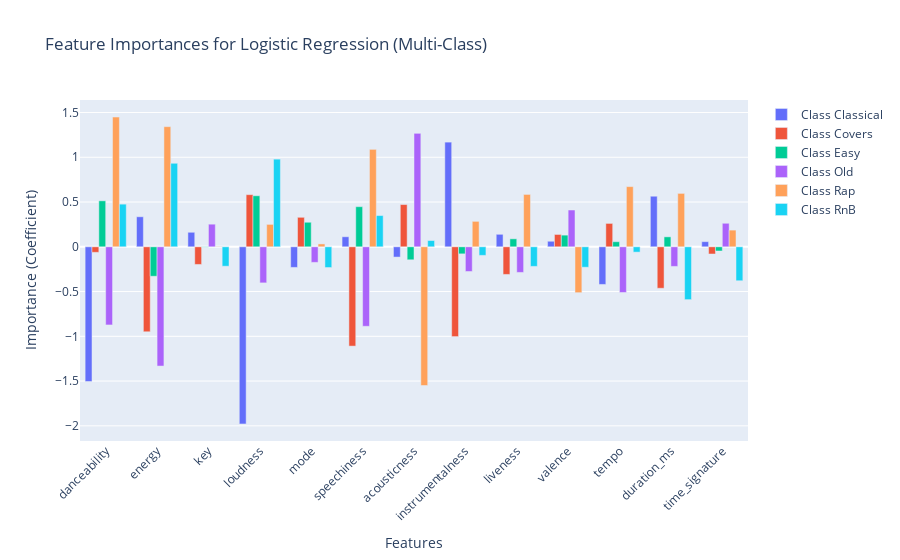

Notebook code for this chart:
### Code cell
# Extract the feature importances (coefficients)
coef = lr_model.coef_
classes = lr_model.classes_
# Plot the feature importances for each class using Plotly

fig = go.Figure()

for i in range(len(classes)):
    fig.add_trace(go.Bar(
        x=features,
        y=coef[i],
        name=f'Class {classes[i]}',
        # marker_color=go.colors.DEFAULT_PALLETE[i]
    ))

fig.update_layout(
    title='Feature Importances for Logistic Regression (Multi-Class)',
    xaxis_title='Features',
    yaxis_title='Importance (Coefficient)',
    barmode='group',
    xaxis_tickangle=-45
)

fig.show()

### Figure 1 — Plotly figure (JSON) as saved in the notebook; plotly's stock layout.template omitted (floating-point values rounded to 4 significant figures)
{"data": [{"name": "Class Classical", "type": "bar", "x": ["danceability", "energy", "key", "loudness", "mode", "speechiness", "acousticness", "instrumentalness", "liveness", "valence", "tempo", "duration_ms", "time_signature"], "y": [-1.505, 0.3356, 0.1621, -1.979, -0.2303, 0.1121, -0.1147, 1.169, 0.1396, 0.06198, -0.4207, 0.5649, 0.05729]}, {"name": "Class Covers", "type": "bar", "x": ["danceability", "energy", "key", "loudness", "mode", "speechiness", "acousticness", "instrumentalness", "liveness", "valence", "tempo", "duration_ms", "time_signature"], "y": [-0.06177, -0.9494, -0.1972, 0.5824, 0.3296, -1.109, 0.4718, -1.003, -0.3086, 0.1378, 0.2612, -0.4632, -0.08035]}, {"name": "Class Easy", "type": "bar", "x": ["danceability", "energy", "key", "loudness", "mode", "speechiness", "acousticness", "instrumentalness", "liveness", "valence", "tempo", "duration_ms", "time_signature"], "y": [0.5137, -0.329, -0.004307, 0.5701, 0.2742, 0.448, -0.1453, -0.07896, 0.08916, 0.1302, 0.05686, 0.1112, -0.047]}, {"name": "Class Old", "type": "bar", "x": ["danceability", "energy", "key", "loudness", "mode", "speechiness", "acousticness", "instrumentalness", "liveness", "valence", "tempo", "duration_ms", "time_signature"], "y": [-0.8731, -1.332, 0.2527, -0.4031, -0.1739, -0.8881, 1.268, -0.2757, -0.2863, 0.411, -0.5101, -0.2191, 0.2627]}, {"name": "Class Rap", "type": "bar", "x": ["danceability", "energy", "key", "loudness", "mode", "speechiness", "acousticness", "instrumentalness", "liveness", "valence", "tempo", "duration_ms", "time_signature"], "y": [1.449, 1.342, 0.003711, 0.2503, 0.03212, 1.089, -1.55, 0.2843, 0.585, -0.5126, 0.6723, 0.5966, 0.1866]}, {"name": "Class RnB", "type": "bar", "x": ["danceability", "energy", "key", "loudness", "mode", "speechiness", "acousticness", "instrumentalness", "liveness", "valence", "tempo", "duration_ms", "time_signature"], "y": [0.4764, 0.9331, -0.217, 0.9793, -0.2318, 0.3488, 0.07015, -0.09572, -0.2188, -0.2284, -0.05969, -0.5904, -0.3792]}], "layout": {"autosize": true, "barmode": "group", "title": {"text": "Feature Importances for Logistic Regression (Multi-Class)"}, "xaxis": {"autorange": true, "range": [-0.5, 12.5], "tickangle": -45, "title": {"text": "Features"}, "type": "category"}, "yaxis": {"autorange": true, "range": [-2.169, 1.64], "title": {"text": "Importance (Coefficient)"}, "type": "linear"}}}
